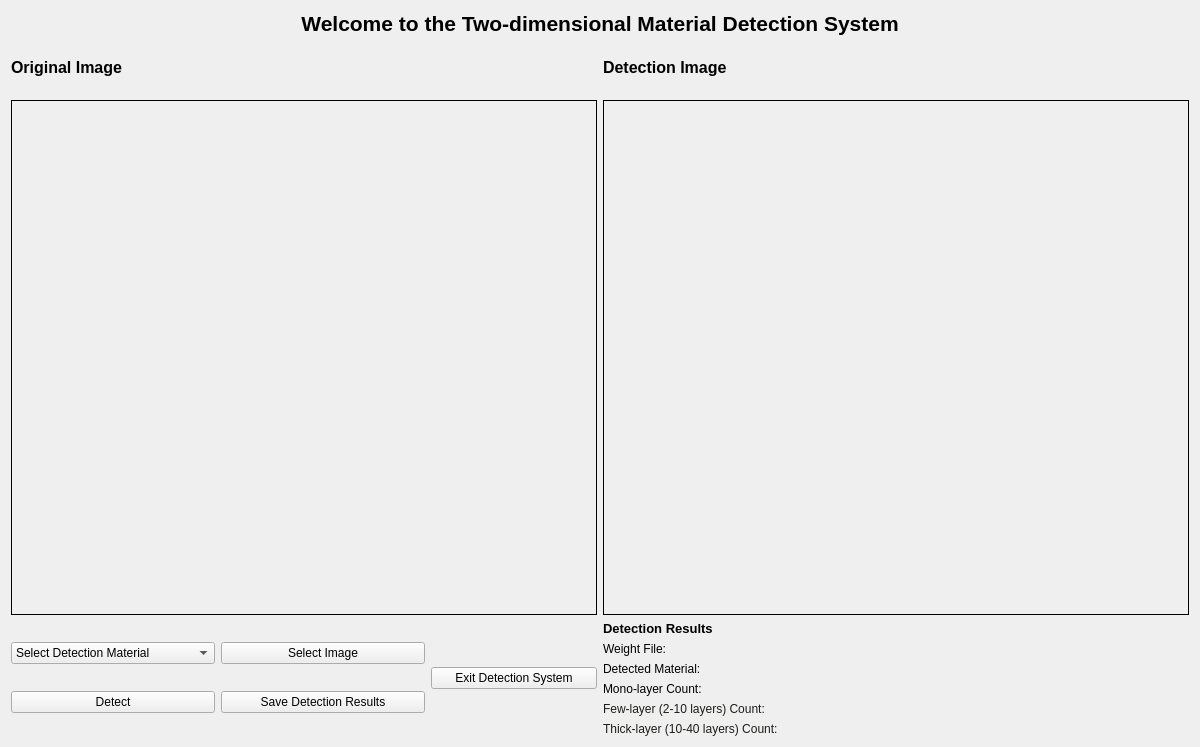
<?xml version="1.0" encoding="UTF-8"?>
<ui version="4.0">
 <class>Form</class>
 <widget class="QWidget" name="Form">
    <property name="geometry">
     <rect>
        <x>0</x>
        <y>0</y>
        <width>1200</width>
        <height>747</height>
     </rect>
    </property>
    <property name="windowTitle">
     <string>Two-dimensional material detection system</string>
    </property>
    <layout class="QVBoxLayout" name="verticalLayout_5">
     <item>
        <widget class="QLabel" name="label_welcome">
         <property name="text">
        <string>&lt;html&gt;&lt;head/&gt;&lt;body&gt;&lt;p&gt;&lt;span style=&quot; font-size:16pt; font-weight:600;&quot;&gt;Welcome to the Two-dimensional Material Detection System&lt;/span&gt;&lt;/p&gt;&lt;/body&gt;&lt;/html&gt;</string>
         </property>
         <property name="textFormat">
            <enum>Qt::AutoText</enum>
         </property>
         <property name="alignment">
            <set>Qt::AlignBottom|Qt::AlignHCenter</set>
         </property>
         <property name="wordWrap">
            <bool>true</bool>
         </property>
         <property name="margin">
            <number>1</number>
         </property>
        </widget>
     </item>
     <item>
        <layout class="QHBoxLayout" name="horizontalLayout_4">
         <item>
            <layout class="QVBoxLayout" name="verticalLayout_2" stretch="1,10">
             <item>
                <widget class="QLabel" name="label_3">
                 <property name="text">
                    <string>&lt;html&gt;&lt;head/&gt;&lt;body&gt;&lt;p&gt;&lt;span style=&quot; font-size:12pt; font-weight:600;&quot;&gt;Original Image&lt;/span&gt;&lt;/p&gt;&lt;/body&gt;&lt;/html&gt;</string>
                 </property>
                </widget>
             </item>
             <item>
                <widget class="QLabel" name="label_1">
                 <property name="styleSheet">
                    <string notr="true">border: 1px solid black;</string>
                 </property>
                 <property name="text">
                    <string/>
                 </property>
                </widget>
             </item>
            </layout>
         </item>
         <item>
            <layout class="QVBoxLayout" name="verticalLayout_3" stretch="1,10">
             <item>
                <widget class="QLabel" name="label_4">
                 <property name="text">
                    <string>&lt;html&gt;&lt;head/&gt;&lt;body&gt;&lt;p&gt;&lt;span style=&quot; font-size:12pt; font-weight:600;&quot;&gt;Detection Image&lt;/span&gt;&lt;/p&gt;&lt;/body&gt;&lt;/html&gt;</string>
                 </property>
                </widget>
             </item>
             <item>
                <widget class="QLabel" name="label_2">
                 <property name="styleSheet">
                    <string notr="true">border: 1px solid black;</string>
                 </property>
                 <property name="text">
                    <string/>
                 </property>
                </widget>
             </item>
            </layout>
         </item>
        </layout>
     </item>
     <item>
        <layout class="QHBoxLayout" name="horizontalLayout_10" stretch="30,1,30">
         <item>
            <layout class="QHBoxLayout" name="horizontalLayout_3" stretch="5,2">
             <item>
                <layout class="QVBoxLayout" name="verticalLayout">
                 <item>
                    <layout class="QHBoxLayout" name="horizontalLayout">
                     <item>
                        <widget class="QComboBox" name="comboBox">
                         <item>
                            <property name="text">
                             <string>Select Detection Material</string>
                            </property>
                         </item>
                         <item>
                            <property name="text">
                             <string>Boron Nitride</string>
                            </property>
                         </item>
                         <item>
                            <property name="text">
                             <string>Graphene</string>
                            </property>
                         </item>
                         <item>
                            <property name="text">
                             <string>Mos2</string>
                            </property>
                         </item>
                         <item>
                            <property name="text">
                             <string>Wte2</string>
                            </property>
                         </item>
                        </widget>
                     </item>
                     <item>
                        <widget class="QPushButton" name="Button_1">
                         <property name="text">
                            <string>Select Image</string>
                         </property>
                        </widget>
                     </item>
                    </layout>
                 </item>
                 <item>
                    <layout class="QHBoxLayout" name="horizontalLayout_2">
                     <item>
                        <widget class="QPushButton" name="Button_2">
                         <property name="text">
                            <string>Detect</string>
                         </property>
                        </widget>
                     </item>
                     <item>
                        <widget class="QPushButton" name="Button_4">
                         <property name="text">
                            <string>Save Detection Results</string>
                         </property>
                        </widget>
                     </item>
                    </layout>
                 </item>
                </layout>
             </item>
             <item>
                <widget class="QPushButton" name="Button_5">
                 <property name="text">
                    <string>Exit Detection System</string>
                 </property>
                </widget>
             </item>
            </layout>
         </item>
         <item>
            <layout class="QHBoxLayout" name="horizontalLayout_11"/>
         </item>
         <item>
            <layout class="QVBoxLayout" name="verticalLayout_4">
             <item>
                <widget class="QLabel" name="label_10">
                 <property name="text">
                    <string>&lt;html&gt;&lt;head/&gt;&lt;body&gt;&lt;p&gt;&lt;span style=&quot; font-size:10pt; font-weight:600;&quot;&gt;Detection Results&lt;/span&gt;&lt;/p&gt;&lt;/body&gt;&lt;/html&gt;</string>
                 </property>
                </widget>
             </item>
             <item>
                <layout class="QHBoxLayout" name="horizontalLayout_5">
                 <item>
                    <widget class="QLabel" name="label">
                     <property name="text">
                        <string>&lt;html&gt;&lt;head/&gt;&lt;body&gt;&lt;p&gt;Weight File:&lt;/p&gt;&lt;/body&gt;&lt;/html&gt;</string>
                     </property>
                    </widget>
                 </item>
                 <item>
                    <widget class="QLabel" name="label_5">
                     <property name="text">
                        <string/>
                     </property>
                    </widget>
                 </item>
                </layout>
             </item>
             <item>
                <layout class="QHBoxLayout" name="horizontalLayout_6">
                 <item>
                    <widget class="QLabel" name="label_6">
                     <property name="text">
                        <string>&lt;html&gt;&lt;head/&gt;&lt;body&gt;&lt;p&gt;Detected Material:&lt;/p&gt;&lt;/body&gt;&lt;/html&gt;</string>
                     </property>
                    </widget>
                 </item>
                 <item>
                    <widget class="QLabel" name="label_11">
                     <property name="text">
                        <string/>
                     </property>
                    </widget>
                 </item>
                </layout>
             </item>
             <item>
                <layout class="QHBoxLayout" name="horizontalLayout_7">
                 <item>
                    <widget class="QLabel" name="label_7">
                     <property name="text">
                        <string>&lt;html&gt;&lt;head/&gt;&lt;body&gt;&lt;p&gt;Mono-layer Count:&lt;/p&gt;&lt;/body&gt;&lt;/html&gt;</string>
                     </property>
                    </widget>
                 </item>
                 <item>
                    <widget class="QLabel" name="label_12">
                     <property name="text">
                        <string/>
                     </property>
                    </widget>
                 </item>
                </layout>
             </item>
             <item>
                <layout class="QHBoxLayout" name="horizontalLayout_8">
                 <item>
                    <widget class="QLabel" name="label_8">
                     <property name="text">
                        <string>&lt;html&gt;&lt;head/&gt;&lt;body&gt;&lt;p&gt;&lt;span style=&quot; font-family:'Times-Roman'; font-size:9.22614pt; color:#1d1d1a;&quot;&gt;Few-layer (2-10 layers) Count:&lt;/span&gt;&lt;/p&gt;&lt;/body&gt;&lt;/html&gt;</string>
                     </property>
                    </widget>
                 </item>
                 <item>
                    <widget class="QLabel" name="label_14">
                     <property name="text">
                        <string/>
                     </property>
                    </widget>
                 </item>
                </layout>
             </item>
             <item>
                <layout class="QHBoxLayout" name="horizontalLayout_9">
                 <item>
                    <widget class="QLabel" name="label_9">
                     <property name="text">
                        <string>&lt;html&gt;&lt;head/&gt;&lt;body&gt;&lt;p&gt;&lt;span style=&quot; font-family:'Times-Roman'; font-size:9.22614pt; color:#1d1d1a;&quot;&gt;Thick-layer (10-40 layers) Count:&lt;/span&gt;&lt;/p&gt;&lt;/body&gt;&lt;/html&gt;</string>
                     </property>
                    </widget>
                 </item>
                 <item>
                    <widget class="QLabel" name="label_13">
                     <property name="text">
                        <string/>
                     </property>
                    </widget>
                 </item>
                </layout>
             </item>
            </layout>
         </item>
        </layout>
     </item>
    </layout>
 </widget>
 <resources/>
 <connections/>
</ui>
